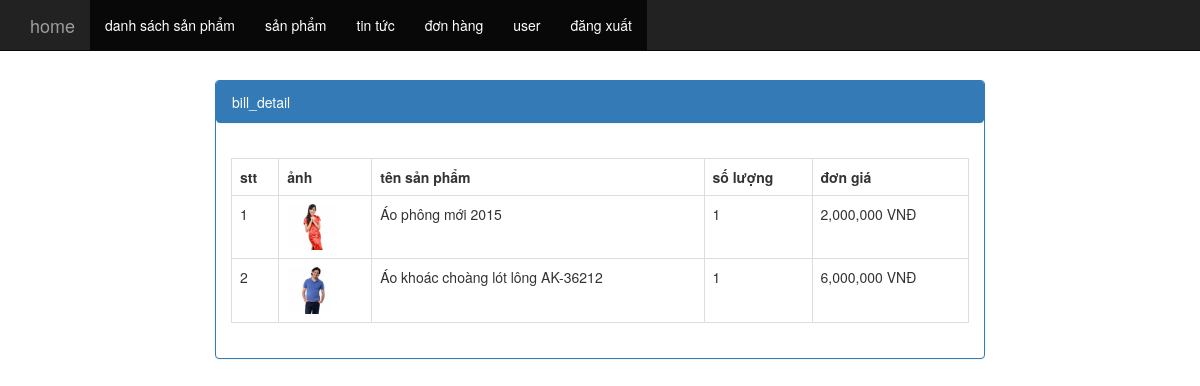
/admin/index.php?controller=bill_detail&order_id=1 (signed in), run on the app's committed database.
### tables this page shows
CREATE TABLE `tbl_order_detail` (
  `pk_order_detail_id` int(11) NOT NULL,
  `fk_order_id` int(11) NOT NULL,
  `fk_book_id` int(11) NOT NULL,
  `c_number` int(11) NOT NULL,
  `c_price` int(11) NOT NULL
);

CREATE TABLE `tbl_book` (
  `pk_book_id` int(11) NOT NULL,
  `fk_category_book_id` int(11) NOT NULL,
  `c_name` varchar(500) NOT NULL,
  `c_description` varchar(4000) NOT NULL,
  `c_content` text NOT NULL,
  `c_img` varchar(500) NOT NULL,
  `c_sapxuatban` int(11) NOT NULL DEFAULT '0',
  `c_price` float NOT NULL
);

### admin/controller/controller_bill_detail.php (called while the page is built, shortened)
<?php
 class bill_detail extends controller
 {
 	public function __construct()
 	{
 			$order_id=isset($_GET["order_id"])?$_GET["order_id"]:0;
 				$data["arr"]=$this->model->fetch("select * from tbl_order_detail where fk_order_id=$order_id order by  pk_order_detail_id desc ");
 				extract($data);
 			include ("view/view_bill_detail.php");
 	}
 }
 new bill_detail();
?>

### application/model.php (called while the page is built, shortened)
<?php
class model
{
	public function fetch($sql){
			global $con;
			$result = mysqli_query($con,$sql);
			$arr = array();
			while($rows = mysqli_fetch_array($result))
				$arr[] = $rows;
			return $arr;
		}
	public function fetch_one($sql){
			global $con;
			$result = mysqli_query($con,$sql);
			$rows = mysqli_fetch_array($result);
			return $rows;
		}
}
?>

### application/controller.php (called while the page is built, shortened)
<?php
class controller{
	public function __construct()
	{
		$this->model=new model();
	}
}
?>

### admin/view/view_bill_detail.php (the view)
<div class="col-md-8 col-xs-offset-2">
	<div class="panel panel-primary">
		<div class="panel panel-heading">bill_detail</div>
		<div class="panel-body">
			<table class="table table-bordered table-hover">
				<tr>
					<th>stt</th>
					<th>ảnh</th>
					<th>tên sản phẩm</th>
					<th>số lượng</th>
					<th>đơn giá</th>
				</tr>
				<tr>
				<?php
				$stt=0;
				foreach($arr as $rows)
				{
					$stt++;
					$book=$this->model->fetch_one("select * from tbl_book where pk_book_id=".$rows["fk_book_id"]);
				?>
				<td><?php echo $stt?></td>
				<td>
						<?php
							if($book["c_img"] != ""){
						?>
						<img src="../<?php echo $book["c_img"];?>" style="width:50px;">
						<?php } ?>
				</td>
				<td><?php echo $book["c_name"]?></td>
				<td><?php echo $rows["c_number"]?></td>
				<td><?php echo number_format( $rows["c_price"]) ;?> VNĐ</td>
				</tr>
				<?php } ?>
			</table>
		</div>
	</div>
</div>

### data on the page
tbl_order_detail: fk_book.c_img (picture), fk_book.c_name "Áo phông mới 2015", c_number "1", c_price "2,000,000"
tbl_order_detail: fk_book.c_img (picture), fk_book.c_name "Áo khoác choàng lót lông AK-36212", c_number "1", c_price "6,000,000"
